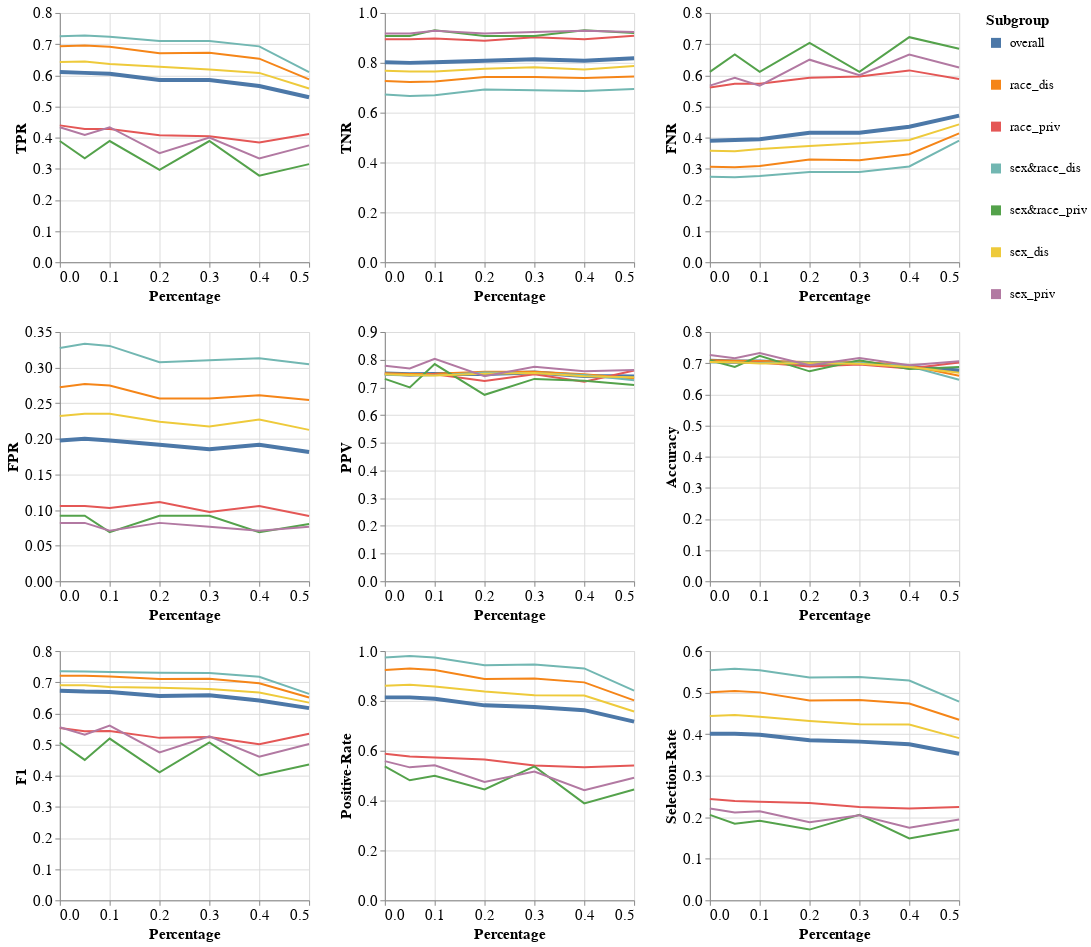

Notebook source saved alongside this figure:
### Code cell
visualizer.create_subgroups_grid_pct_lines_plot(model_name=MODEL_NAMES[0],
                                                target_preprocessing_technique=PREPROCESSING_TECHNIQUES[0],
                                                subgroup_metrics_type='error')
